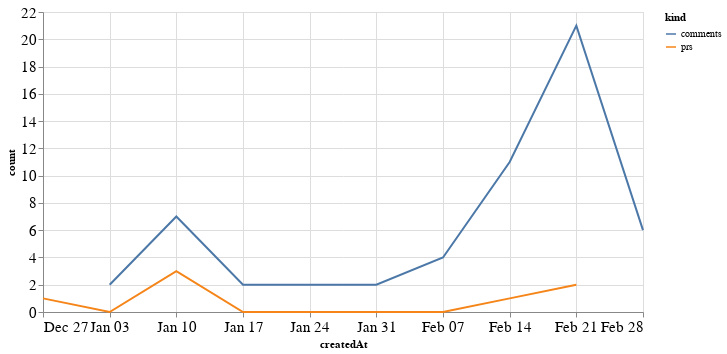

Write notebook code for a chart like this one.
### Code cell
alt.Chart(total_time, width=600).mark_line().encode(
    x='createdAt',
    y='count',
    color='kind'
)

### Figure 1 — Vega-Lite specification as saved in the notebook (floating-point values rounded to 4 significant figures)
{"config": {"axisLeft": {"labelFontSize": 15}, "axisBottom": {"labelFontSize": 15}}, "data": {"name": "data-4f4c2db9b599a2c9e63f51133f20f69b"}, "mark": "line", "encoding": {"color": {"type": "nominal", "field": "kind"}, "x": {"type": "temporal", "field": "createdAt"}, "y": {"type": "quantitative", "field": "count"}}, "width": 600, "$schema": "https://vega.github.io/schema/vega-lite/v4.8.1.json", "datasets": {"data-4f4c2db9b599a2c9e63f51133f20f69b": [{"createdAt": "2020-12-27T00:00:00", "kind": "prs", "count": 1.0}, {"createdAt": "2021-01-03T00:00:00", "kind": "prs", "count": 0.0}, {"createdAt": "2021-01-10T00:00:00", "kind": "prs", "count": 3.0}, {"createdAt": "2021-01-17T00:00:00", "kind": "prs", "count": 0.0}, {"createdAt": "2021-01-24T00:00:00", "kind": "prs", "count": 0.0}, {"createdAt": "2021-01-31T00:00:00", "kind": "prs", "count": 0.0}, {"createdAt": "2021-02-07T00:00:00", "kind": "prs", "count": 0.0}, {"createdAt": "2021-02-14T00:00:00", "kind": "prs", "count": 1.0}, {"createdAt": "2021-02-21T00:00:00", "kind": "prs", "count": 2.0}, {"createdAt": "2021-02-28T00:00:00", "kind": "prs", "count": null}, {"createdAt": "2020-12-27T00:00:00", "kind": "comments", "count": null}, {"createdAt": "2021-01-03T00:00:00", "kind": "comments", "count": 2.0}, {"createdAt": "2021-01-10T00:00:00", "kind": "comments", "count": 7.0}, {"createdAt": "2021-01-17T00:00:00", "kind": "comments", "count": 2.0}, {"createdAt": "2021-01-24T00:00:00", "kind": "comments", "count": 2.0}, {"createdAt": "2021-01-31T00:00:00", "kind": "comments", "count": 2.0}, {"createdAt": "2021-02-07T00:00:00", "kind": "comments", "count": 4.0}, {"createdAt": "2021-02-14T00:00:00", "kind": "comments", "count": 11.0}, {"createdAt": "2021-02-21T00:00:00", "kind": "comments", "count": 21.0}, {"createdAt": "2021-02-28T00:00:00", "kind": "comments", "count": 6.0}]}}
